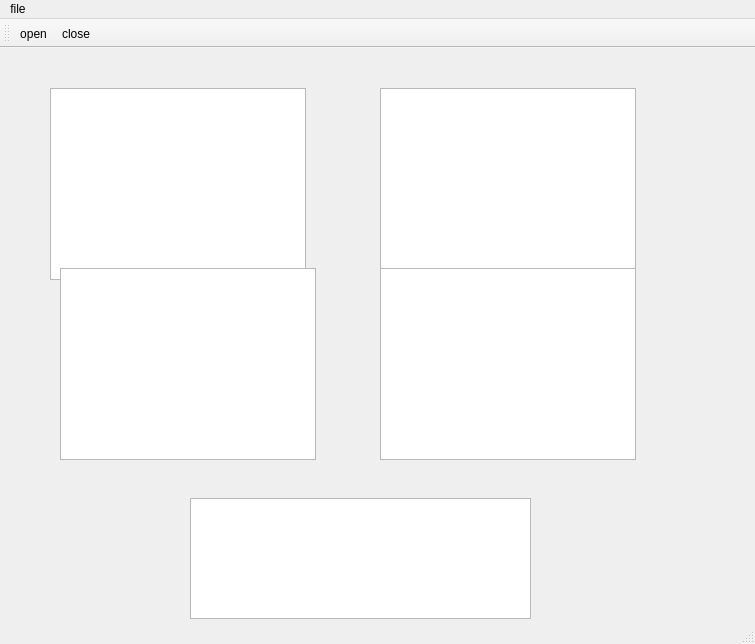
<?xml version="1.0" encoding="UTF-8"?>
<ui version="4.0">
 <class>MainWindow</class>
 <widget class="QMainWindow" name="MainWindow">
  <property name="geometry">
   <rect>
    <x>0</x>
    <y>0</y>
    <width>755</width>
    <height>644</height>
   </rect>
  </property>
  <property name="sizePolicy">
   <sizepolicy hsizetype="Expanding" vsizetype="Preferred">
    <horstretch>0</horstretch>
    <verstretch>0</verstretch>
   </sizepolicy>
  </property>
  <property name="windowTitle">
   <string>MainWindow</string>
  </property>
  <widget class="QWidget" name="centralWidget">
   <widget class="projectListWidget" name="listWidget">
    <property name="geometry">
     <rect>
      <x>50</x>
      <y>40</y>
      <width>256</width>
      <height>192</height>
     </rect>
    </property>
   </widget>
   <widget class="projectListWidget" name="listWidget_2">
    <property name="geometry">
     <rect>
      <x>380</x>
      <y>40</y>
      <width>256</width>
      <height>192</height>
     </rect>
    </property>
   </widget>
   <widget class="MyTableWidget" name="tableWidget">
    <property name="geometry">
     <rect>
      <x>60</x>
      <y>220</y>
      <width>256</width>
      <height>192</height>
     </rect>
    </property>
   </widget>
   <widget class="MyTableWidget" name="tableWidget_2">
    <property name="geometry">
     <rect>
      <x>380</x>
      <y>220</y>
      <width>256</width>
      <height>192</height>
     </rect>
    </property>
   </widget>
   <widget class="QTextEdit" name="textEdit">
    <property name="geometry">
     <rect>
      <x>190</x>
      <y>450</y>
      <width>341</width>
      <height>121</height>
     </rect>
    </property>
   </widget>
  </widget>
  <widget class="QMenuBar" name="menuBar">
   <property name="geometry">
    <rect>
     <x>0</x>
     <y>0</y>
     <width>755</width>
     <height>22</height>
    </rect>
   </property>
   <widget class="QMenu" name="menufile">
    <property name="title">
     <string>file</string>
    </property>
    <addaction name="actionopen"/>
    <addaction name="actionclose"/>
   </widget>
   <addaction name="menufile"/>
  </widget>
  <widget class="QToolBar" name="mainToolBar">
   <attribute name="toolBarArea">
    <enum>TopToolBarArea</enum>
   </attribute>
   <attribute name="toolBarBreak">
    <bool>false</bool>
   </attribute>
   <addaction name="actionopen"/>
   <addaction name="actionclose"/>
  </widget>
  <widget class="QStatusBar" name="statusBar"/>
  <action name="actionopen">
   <property name="text">
    <string>open</string>
   </property>
  </action>
  <action name="actionclose">
   <property name="text">
    <string>close</string>
   </property>
  </action>
 </widget>
 <layoutdefault spacing="6" margin="11"/>
 <customwidgets>
  <customwidget>
   <class>projectListWidget</class>
   <extends>QListWidget</extends>
   <header location="global">projectlistwidget.h</header>
  </customwidget>
  <customwidget>
   <class>MyTableWidget</class>
   <extends>QTableWidget</extends>
   <header location="global">mytablewidget.h</header>
  </customwidget>
 </customwidgets>
 <resources/>
 <connections/>
</ui>
